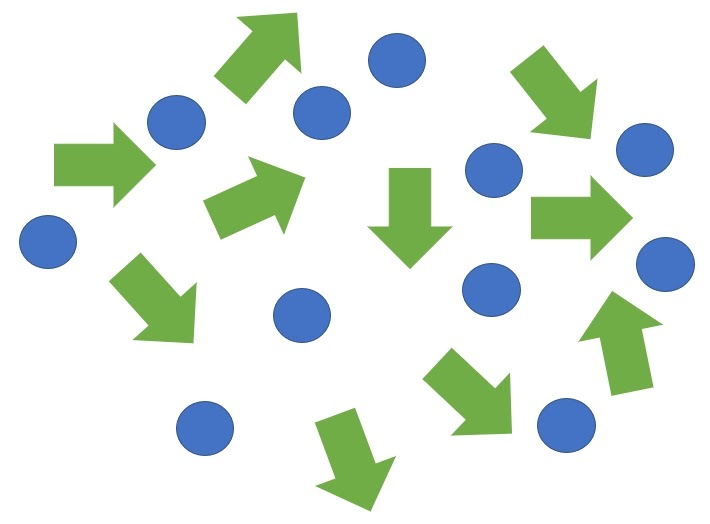
#> input picture OpenCV/12-houghTransform/images/test2.jpg, 710 x 524 px
$ python 103.circle.py
#> lines starting #> are read from the running program, lines starting #| are printed output that depends on the picture
import numpy as np
import cv2 as cv
import os

os.chdir('12-houghTransform\\images')
img_gray = cv.imread('test2.jpg', cv.IMREAD_GRAYSCALE)
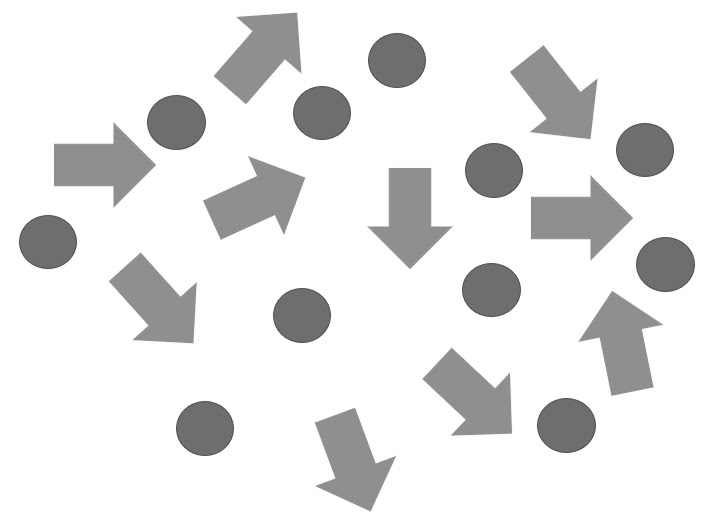
#> img_gray: shape (524, 710); min 72, max 255, mean 230.8
img_gray = cv.medianBlur(img_gray,5)
img_color = cv.cvtColor(img_gray,cv.COLOR_GRAY2BGR)

circles = cv.HoughCircles(img_gray,cv.HOUGH_GRADIENT,1,15,
                            param1=35,param2=15,minRadius=0,maxRadius=0)
#> circles = 429 rows, first 8: [332.5, 150.5, 139], [367.5, 155.5, 169.3], [645.5, 149.5, 27.5], [48.5, 241.5, 27.5], [260.5, 193.5, 128.9], [175.5, 121.5, 28.8], [396.5, 59.5, 27.9], [483.5, 242.5, 191.9]
circles = np.uint16(np.around(circles))
#> circles = 429 rows, first 8: [332, 150, 139], [368, 156, 169], [646, 150, 28], [48, 242, 28], [260, 194, 129], [176, 122, 29], [396, 60, 28], [484, 242, 192]

for c in circles[0,:]:

    center = (c[0],c[1])
    radius = c[2]

    # 바깥원
    cv.circle(img_color,center,radius,(0,255,0),2)

    # 중심원
    cv.circle(img_color,center,2,(0,0,255),3)
#> this loop made 429 passes
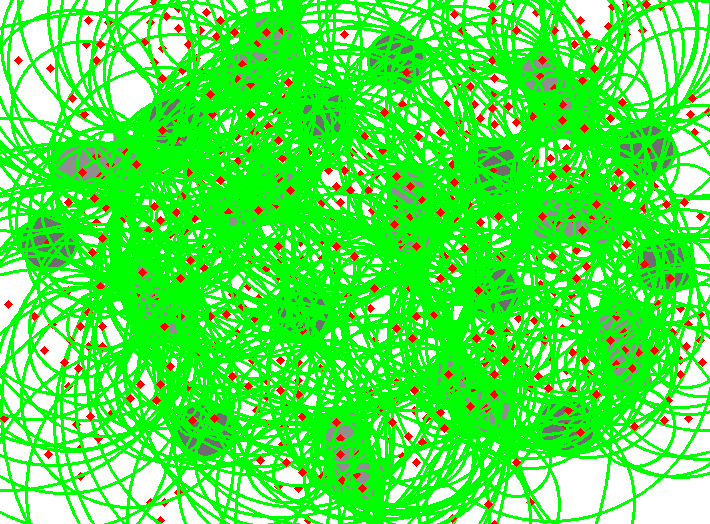
#> img_color: shape (524, 710, 3); mean B, G, R 75.5, 242.6, 83.3

cv.imshow('detected circles',img_color)
cv.waitKey(0)
cv.destroyAllWindows()
